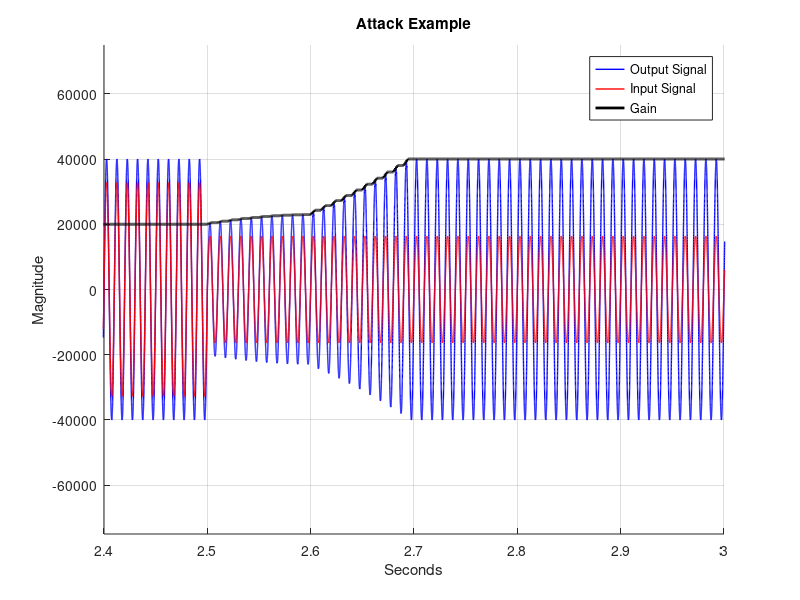

The MATLAB source for this figure:
BUFF_SIZE = 200;
MAX_GAIN = 10;
MIN_GAIN = 0.1;

msg = ones(1, 48);
detector_array = ones(1, BUFF_SIZE);
out = zeros(1, BUFF_SIZE);
output = zeros(1, 240000);
%output = zeros(1, 600000);
gain = ones(1, 5000);
%gain = ones(1, 12500);
sum_output = 0;
gain_plot=zeros(1, 240000);

alpha = 1 /  (0.83333333333 * 48000.0);
setpoint = 42;
attack = 0.0001;
decay = 0.2;
count = 0;



% Set the sampling rate and duration of the signal
fs = 48000; % Hz
duration = 5; % seconds
%duration = 12.5; % seconds

% Set the time vector
t = 0:1/fs:duration-1/fs;

% Generate the sinusoid waveform
amplitude1 = 16384;
amplitude2 = 32768;
f = 100; % Hz
% x1 = [amplitude1*sin(2*pi*f*t(1:floor(length(t)/2))), ...
%    amplitude2*sin(2*pi*f*t(floor(length(t)/2)+1:end))];

% x1 = amplitude1*sin(2*pi*f*t(1:floor(length(t))));


x1 = [amplitude2*sin(2*pi*f*t(1:floor(length(t)/2))), ...
    amplitude1*sin(2*pi*f*t(floor(length(t)/2)+1:end))];

%   [x1,fs]=audioread("voice_samp_8k.wav\voice_samp_8k.wav");
%   x1 = 32768*interp(x1,6)';
%  x1=x1(1:389760);
% audiowrite("demoaudio.wav",x1,48000)
% soundsc(x1,48000)
% main loop
j=1;
k=1;
while j <  5000 %12500%
    % Red input from somewhere
     msg = x1(((j-1)*48)+1:(j)*48); 
    j = j + 1;
    detector = 0.0;
    
    % find max amplitude
    for i = 1:48
        if msg(i) > detector
            detector = msg(i);
        end
    end
    
    detector_array(count+1) = detector;
    count = count + 1;
    if count >= BUFF_SIZE
        count = 0;
    end
    
    % iir LPF
    out(1) = alpha * detector_array(1);
    for i = 2:BUFF_SIZE
        out(i) = (1 - alpha) * out(i-1) + alpha * detector_array(i);
    end
    
    % Average filter output
    for i = 1:BUFF_SIZE
        sum_output = sum_output + out(i);
    end
    
    sum_output = sum_output / BUFF_SIZE;
    
    % Compute Gain
    desiredGain = setpoint / sum_output;
    
    if desiredGain > 1
        gain(j) = (1 - attack) * desiredGain + attack * gain(j-1);
        % gain(j) = gain(j-1)+0.1;
    elseif desiredGain <= 1
        gain(j) = (1 - decay) * desiredGain + decay *  gain(j-1);
         % gain(j) = gain(j-1)-0.1;
    end
    
    % if sum_output < 0.01
    %     gain = 1;
    % end
    
    % Limit gain to allowable range
    if gain(j) > MAX_GAIN
        gain(j) = MAX_GAIN;
    elseif gain(j) < MIN_GAIN
        gain(j) = MIN_GAIN;
    end
    
    for i = 1:48
        output(k) = round(msg(i) * gain(j));
        k = 1 + k;
    end
    
    for i=((j-2)*48)+1:(j-1)*48
    gain_plot(i)=16384*gain(j);
    end
    
end


hold
plot(t,output,'LineWidth',1,'Color','b')
plot(t,x1,'LineWidth',1,'Color','r')
plot(t,gain_plot,'LineWidth',2,'Color','k')
hold off
axis([2.4 3 -75000 75000 ])
title('Attack Example')
xlabel('Seconds')
ylabel('Magnitude')
legend('Output Signal', 'Input Signal','Gain')
grid

